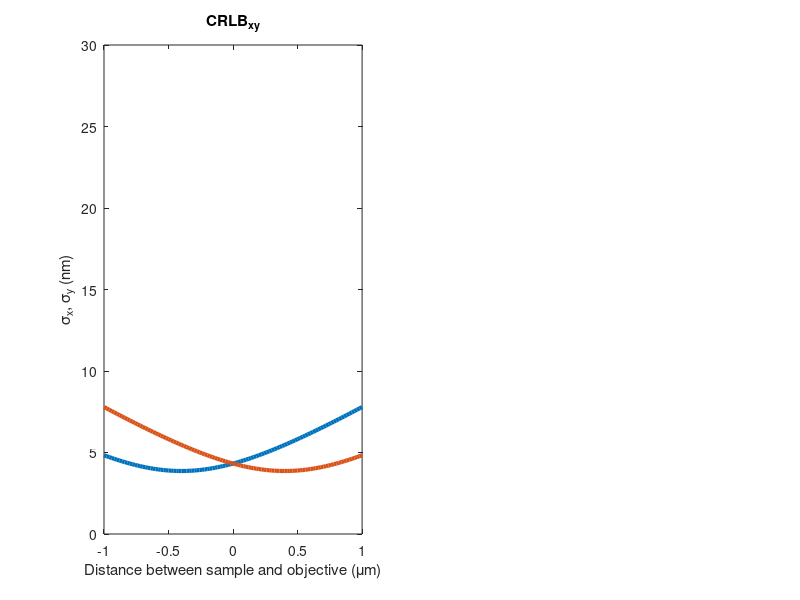

Write the MATLAB code that produced this figure.
%%%%%%%%%%%%%%%%%%%%%%%%%%%%%%%%%%%%%%%%%%%%%%%%%
% CRLB calculation for Astigmatic PSF without noise
% 02/07/2020
% Abhijit Marar
%%%%%%%%%%%%%%%%%%%%%%%%%%%%%%%%%%%%%%%%%%%%%%%%%
clear all

f_o = 3;                                % Focal length of objective (mm)    
NA = 1.42;                              % Numerical aperture of objective
wave = 670e-6;                          % Wavelength of light (mm)
FWHM = (0.61*wave)/NA;                  % FWHM
sigma_o = FWHM/(2*sqrt(2*log(2)));      % standard deviation of Gaussian
z = 2.999:20e-6:3.001;                  % Distance between sample and objective
z_s = (z-3.000);
N = 1000;                               % No. of photons                                
d = 800e-6;                             % Depth of focus (mm)
gamma = 400e-6;                         % Amount of astigmatism (mm)

sigma_x = zeros(1,length(z_s));
sigma_y = zeros(1,length(z_s));
sigma_z = zeros(1,length(z_s));
CRLB_x = zeros(1,length(z_s));
CRLB_y = zeros(1,length(z_s));

for i = 1:length(z_s)
    sigma_x(i) = sigma_o*sqrt(1+((z_s(i)+gamma)/d)^2);
    sigma_y(i) = sigma_o*sqrt(1+((z_s(i)-gamma)/d)^2);
    CRLB_x(i) = sigma_x(i)/sqrt(N);
    CRLB_y(i) = sigma_y(i)/sqrt(N);
end

defocus = z_s*1.e+3;

figure
subplot(1,2,1)
plot(defocus,CRLB_x*1e+6,'LineWidth',3)
hold on
plot(defocus,CRLB_y*1e+6,'LineWidth',3)

axis([-1 1 0 30])
title('CRLB_{xy}')
xlabel('Distance between sample and objective (\mum)')
ylabel('\sigma_{x}, \sigma_{y} (nm)')
    